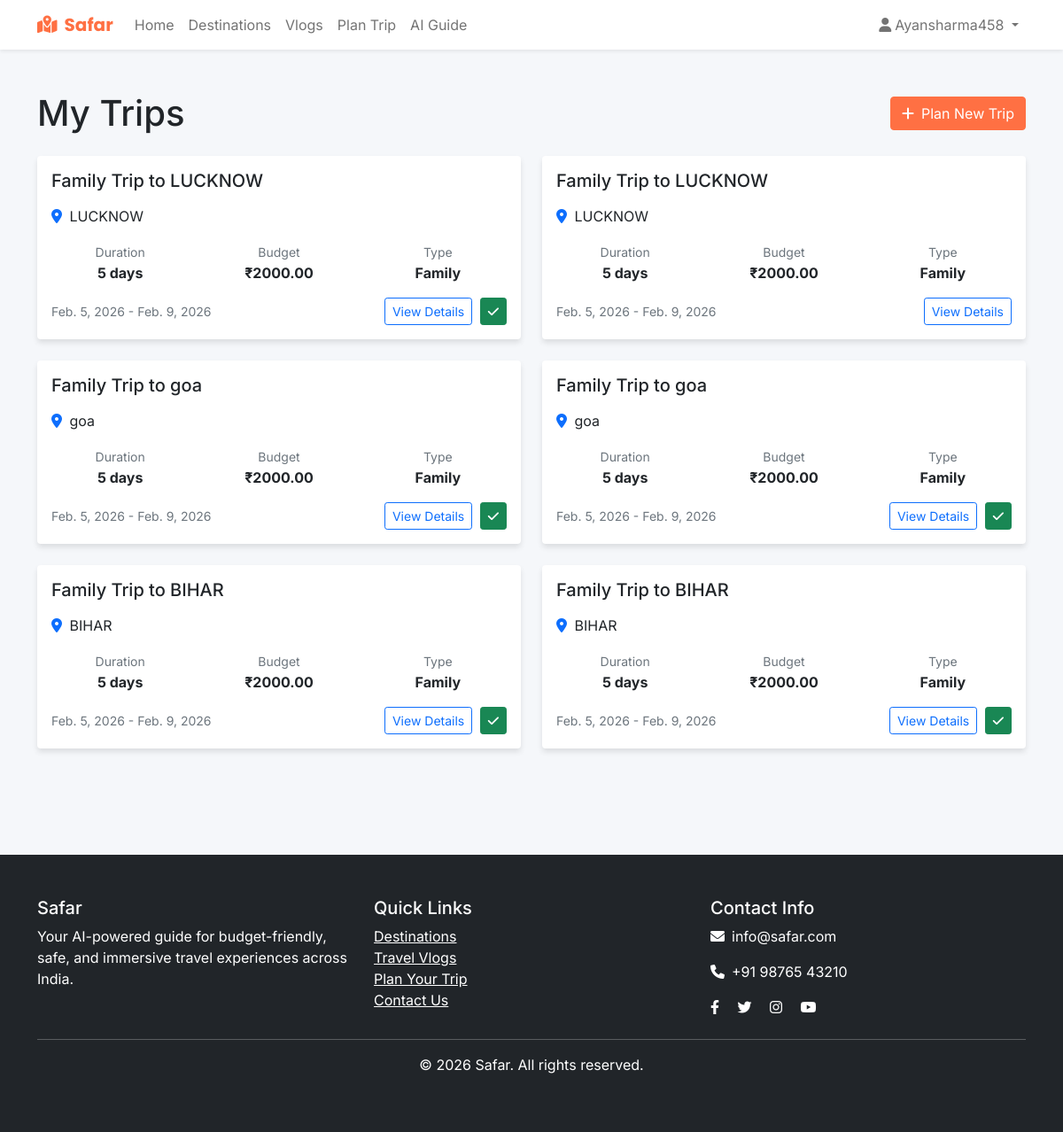
Page /my-trips/ (signed in) on the committed database.
### home/models.py (models this page shows, shortened)
class Trip(models.Model):
    TRIP_STATUS = [
        ('planned', 'Planned'),
        ('ongoing', 'Ongoing'),
        ('completed', 'Completed'),
        ('cancelled', 'Cancelled'),
    ]
    user = models.ForeignKey(User, on_delete=models.CASCADE, related_name='trips')
    destination = models.ForeignKey(Destination, on_delete=models.CASCADE)
    title = models.CharField(max_length=200)
    description = models.TextField(blank=True)
    start_date = models.DateField()
    end_date = models.DateField()
    duration_days = models.PositiveIntegerField()
    travelers_count = models.PositiveIntegerField(default=1)
    daily_budget = models.DecimalField(max_digits=8, decimal_places=2)
    total_budget = models.DecimalField(max_digits=10, decimal_places=2)
    travel_type = models.CharField(max_length=50, help_text="e.g., Family, Solo, Couple")
    interests = models.JSONField(default=list, help_text="List of interests")
    status = models.CharField(max_length=20, choices=TRIP_STATUS, default='planned')
    rating = models.PositiveIntegerField(null=True, blank=True,
                                       validators=[MinValueValidator(1), MaxValueValidator(5)])
    created_at = models.DateTimeField(auto_now_add=True)
    updated_at = models.DateTimeField(auto_now=True)
    class Meta:
        ordering = ['-created_at']

class Destination(models.Model):
    name = models.CharField(max_length=100, unique=True)
    tagline = models.CharField(max_length=200)
    description = models.TextField()
    type = models.CharField(max_length=100, help_text="e.g., Family, Honeymoon, Adventure")
    budget = models.CharField(max_length=20, choices=[
        ('Low', 'Low Budget'),
        ('Medium', 'Medium Budget'),
        ('High', 'Luxury Budget')
    ])
    best_time = models.CharField(max_length=100)
    bad_time = models.CharField(max_length=100, blank=True)
    state_image = models.URLField(help_text="URL to destination image")
    state_image = models.URLField(help_text="URL to destination image")
    languages = models.CharField(max_length=200, help_text="Comma-separated languages (e.g. English, Hindi)", default="")
    stay_cost = models.DecimalField(max_digits=8, decimal_places=2, help_text="Average cost per night")
    food_cost = models.DecimalField(max_digits=8, decimal_places=2, help_text="Average cost per day")
    transport_cost = models.DecimalField(max_digits=8, decimal_places=2, help_text="Average transport cost")
    activities_cost = models.DecimalField(max_digits=8, decimal_places=2, help_text="Average activities cost")
    created_at = models.DateTimeField(auto_now_add=True)
    updated_at = models.DateTimeField(auto_now=True)
    class Meta:
        ordering = ['name']

### home/views.py (the view)
# urls.py: path('my-trips/', views.TripListView.as_view(), name='my_trips'),
class TripListView(LoginRequiredMixin, ListView):
    model = Trip
    template_name = 'home/my_trips.html'
    context_object_name = 'trips'
    paginate_by = 10
    def get_queryset(self):
        return Trip.objects.filter(user=self.request.user).prefetch_related('destination')

### home/templates/home/my_trips.html (shortened to what this page needs)
{% extends 'home/base.html' %}
{% block content %}
<div class="container py-5">
    <div class="row">
        <div class="col-12">
            <div class="d-flex justify-content-between align-items-center mb-4">
                <h1 class="mb-0">My Trips</h1>
                <a href="{% url 'home:trip_planner' %}" class="btn btn-primary">
                    <i class="fas fa-plus me-2"></i>Plan New Trip
                </a>
            </div>
        </div>
    </div>
    {% if trips %}
    <div class="row">
        {% for trip in trips %}
        <div class="col-lg-6 mb-4">
            <div class="card h-100">
                <div class="card-body">
                    <div class="d-flex justify-content-between align-items-start mb-2">
                        <h5 class="card-title">{{ trip.title }}</h5>
                        <span class="badge bg-{{ trip.status|lower }}">{{ trip.status|title }}</span>
                    </div>
                    <p class="card-text">
                        <i class="fas fa-map-marker-alt text-primary me-1"></i>
                        {{ trip.destination.name }}
                    </p>
                    <div class="row text-center mb-3">
                        <div class="col-4">
                            <small class="text-muted">Duration</small>
                            <div class="fw-bold">{{ trip.duration_days }} days</div>
                        </div>
                        <div class="col-4">
                            <small class="text-muted">Budget</small>
                            <div class="fw-bold">₹{{ trip.daily_budget }}</div>
                        </div>
                        <div class="col-4">
                            <small class="text-muted">Type</small>
                            <div class="fw-bold">{{ trip.travel_type|title }}</div>
                        </div>
                    </div>
                    <div class="d-flex justify-content-between align-items-center mt-3">
                        <small class="text-muted">
                            {{ trip.start_date }} - {{ trip.end_date }}
                        </small>
                        <div>
                            <a href="{% url 'home:trip_detail' trip.pk %}" class="btn btn-sm btn-outline-primary">
                                View Details
                            </a>
                            {% if trip.status == 'planned' %}
                            <form action="{% url 'home:mark_trip_completed' trip.pk %}" method="post" class="d-inline">
                                <button type="submit" class="btn btn-sm btn-success ms-1" title="Mark as Visited">
                                    <i class="fas fa-check"></i>
                                </button>
                            </form>
                            {% endif %}
                        </div>
                    </div>
                </div>
            </div>
        </div>
        {% endfor %}
    </div>
    {% endif %}
</div>
{% endblock %}

### home/templates/home/base.html (shortened to what this page needs)
<!DOCTYPE html>
<html lang="en">
<head>
    <link href="https://cdn.jsdelivr.net/npm/bootstrap@5.1.3/dist/css/bootstrap.min.css" rel="stylesheet">
    <link rel="stylesheet" href="https://cdnjs.cloudflare.com/ajax/libs/font-awesome/6.0.0/css/all.min.css">
</head>
<body>
    <nav class="navbar navbar-expand-lg navbar-light bg-white shadow-sm">
        <div class="container">
            <a class="navbar-brand" href="{% url 'home:index' %}">
                <i class="fas fa-map-marked-alt me-2"></i>Safar
            </a>
            <div class="collapse navbar-collapse" id="navbarNav">
                <ul class="navbar-nav me-auto">
                    <li class="nav-item">
                        <a class="nav-link" href="{% url 'home:index' %}">Home</a>
                    </li>
                    <li class="nav-item">
                        <a class="nav-link" href="{% url 'home:destinations' %}">Destinations</a>
                    </li>
                    <li class="nav-item">
                        <a class="nav-link" href="{% url 'home:vlogs' %}">Vlogs</a>
                    </li>
                    {% if user.is_authenticated %}
                    <li class="nav-item">
                        <a class="nav-link" href="{% url 'home:trip_planner' %}">Plan Trip</a>
                    </li>
                    {% endif %}
                    <li class="nav-item">
                        <a class="nav-link" href="{% url 'home:ai_guide' %}">AI Guide</a>
                    </li>
                </ul>
                <ul class="navbar-nav">
                    {% if user.is_authenticated %}
                    <li class="nav-item dropdown">
                        <a class="nav-link dropdown-toggle" href="#" id="userDropdown" role="button"
                            data-bs-toggle="dropdown">
                            <i class="fas fa-user me-1"></i>{{ user.username }}
                        </a>
                    </li>
                    {% endif %}
                </ul>
            </div>
        </div>
    </nav>
    <main>
        {% block content %}{% endblock %}
    </main>
    <footer class="bg-dark text-white py-5 mt-5">
        <div class="container">
            <div class="row">
                <div class="col-md-4">
                    <h5>Safar</h5>
                    <p>Your AI-powered guide for budget-friendly, safe, and immersive travel experiences across India.
                    </p>
                </div>
                <div class="col-md-4">
                    <h5>Quick Links</h5>
                    <ul class="list-unstyled">
                        <li><a href="{% url 'home:destinations' %}" class="text-white">Destinations</a></li>
                        <li><a href="{% url 'home:vlogs' %}" class="text-white">Travel Vlogs</a></li>
                        <li><a href="{% url 'home:trip_planner' %}" class="text-white">Plan Your Trip</a></li>
                        <li><a href="{% url 'home:contact' %}" class="text-white">Contact Us</a></li>
                    </ul>
                </div>
                <div class="col-md-4">
                    <h5>Contact Info</h5>
                    <p><i class="fas fa-envelope me-2"></i>info@safar.com</p>
                    <p><i class="fas fa-phone me-2"></i>+91 98765 43210</p>
                    <div class="social-links">
                        <a href="#" class="text-white me-3"><i class="fab fa-facebook-f"></i></a>
                        <a href="#" class="text-white me-3"><i class="fab fa-twitter"></i></a>
                        <a href="#" class="text-white me-3"><i class="fab fa-instagram"></i></a>
                        <a href="#" class="text-white"><i class="fab fa-youtube"></i></a>
                    </div>
                </div>
            </div>
            <hr>
            <div class="text-center">
                <p>&copy; 2026 Safar. All rights reserved.</p>
            </div>
        </div>
    </footer>
</body>
</html>

### home/templates/home/base.html (style rules this page uses)
:root { --primary: #FF7043; --secondary: #29B6F6; --dark: #263238; --light: #F5F7FA; --white: #FFFFFF; --success: #66BB6A; --danger: #EF5350; }
body { font-family: 'Inter', sans-serif; background-color: var(--light); }
.navbar-brand { font-family: 'Poppins', sans-serif; font-weight: 700; color: var(--primary) !important; }
.btn-primary { background-color: var(--primary); border-color: var(--primary); }
.card { border: none; box-shadow: 0 4px 6px rgba(0, 0, 0, 0.1); transition: transform 0.3s; }

### rows in the picture
Trip: title "Family Trip to LUCKNOW", destination.name "LUCKNOW", duration_days "5", daily_budget "2000.00", travel_type "Family", start_date "Feb. 5, 2026", end_date "Feb. 9, 2026", status "planned" (drawn)
Trip: title "Family Trip to LUCKNOW", destination.name "LUCKNOW", duration_days "5", daily_budget "2000.00", travel_type "Family", start_date "Feb. 5, 2026", end_date "Feb. 9, 2026"
Trip: title "Family Trip to goa", destination.name "goa", duration_days "5", daily_budget "2000.00", travel_type "Family", start_date "Feb. 5, 2026", end_date "Feb. 9, 2026", status "planned" (drawn)
Trip: title "Family Trip to goa", destination.name "goa", duration_days "5", daily_budget "2000.00", travel_type "Family", start_date "Feb. 5, 2026", end_date "Feb. 9, 2026", status "planned" (drawn)
Trip: title "Family Trip to BIHAR", destination.name "BIHAR", duration_days "5", daily_budget "2000.00", travel_type "Family", start_date "Feb. 5, 2026", end_date "Feb. 9, 2026", status "planned" (drawn)
Trip: title "Family Trip to BIHAR", destination.name "BIHAR", duration_days "5", daily_budget "2000.00", travel_type "Family", start_date "Feb. 5, 2026", end_date "Feb. 9, 2026", status "planned" (drawn)

### other values in the picture
{{ user.username }} "Ayansharma458"
